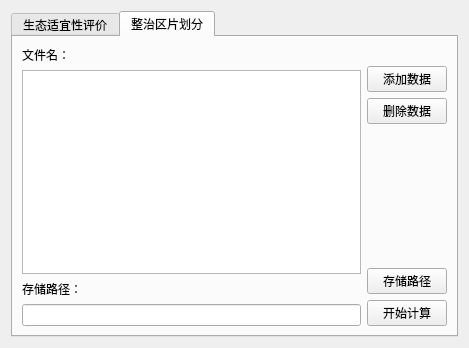
<?xml version="1.0" encoding="UTF-8"?>
<ui version="4.0">
 <class>QgsPlanning</class>
 <widget class="QWidget" name="QgsPlanning">
  <property name="geometry">
   <rect>
    <x>0</x>
    <y>0</y>
    <width>469</width>
    <height>348</height>
   </rect>
  </property>
  <property name="windowTitle">
   <string>Form</string>
  </property>
  <layout class="QGridLayout" name="gridLayout">
   <item row="0" column="0">
    <layout class="QHBoxLayout" name="horizontalLayout_2">
     <item>
      <widget class="QTabWidget" name="tabWidget">
       <property name="currentIndex">
        <number>1</number>
       </property>
       <widget class="QWidget" name="tab">
        <attribute name="title">
         <string>生态适宜性评价</string>
        </attribute>
        <layout class="QHBoxLayout" name="horizontalLayout">
         <item>
          <layout class="QHBoxLayout" name="horizontalLayout_5">
           <item>
            <layout class="QVBoxLayout" name="verticalLayout_8">
             <item>
              <widget class="QLabel" name="label_7">
               <property name="text">
                <string>文件名：</string>
               </property>
              </widget>
             </item>
             <item>
              <widget class="QListView" name="listView_4"/>
             </item>
             <item>
              <widget class="QLabel" name="label_8">
               <property name="text">
                <string>存储路径：</string>
               </property>
              </widget>
             </item>
             <item>
              <widget class="QLineEdit" name="lineEdit_4"/>
             </item>
            </layout>
           </item>
           <item>
            <layout class="QVBoxLayout" name="verticalLayout_9">
             <item>
              <widget class="QLabel" name="label_2">
               <property name="text">
                <string/>
               </property>
              </widget>
             </item>
             <item>
              <widget class="QPushButton" name="mAddDataBtn">
               <property name="text">
                <string>添加数据</string>
               </property>
              </widget>
             </item>
             <item>
              <widget class="QPushButton" name="DelDataBtn">
               <property name="text">
                <string>删除数据</string>
               </property>
              </widget>
             </item>
             <item>
              <widget class="QPushButton" name="mFactorBtn">
               <property name="text">
                <string>评价因子</string>
               </property>
              </widget>
             </item>
             <item>
              <widget class="QPushButton" name="mScoreBtn">
               <property name="text">
                <string>用地适宜性</string>
               </property>
              </widget>
             </item>
             <item>
              <spacer name="verticalSpacer_5">
               <property name="orientation">
                <enum>Qt::Vertical</enum>
               </property>
               <property name="sizeHint" stdset="0">
                <size>
                 <width>20</width>
                 <height>40</height>
                </size>
               </property>
              </spacer>
             </item>
             <item>
              <widget class="QPushButton" name="pushButton_23">
               <property name="text">
                <string>存储路径</string>
               </property>
              </widget>
             </item>
             <item>
              <widget class="QPushButton" name="pushButton_24">
               <property name="text">
                <string>开始计算</string>
               </property>
              </widget>
             </item>
            </layout>
           </item>
          </layout>
         </item>
        </layout>
       </widget>
       <widget class="QWidget" name="tab_2">
        <attribute name="title">
         <string>整治区片划分</string>
        </attribute>
        <layout class="QGridLayout" name="gridLayout_2">
         <item row="0" column="0">
          <layout class="QHBoxLayout" name="horizontalLayout_6">
           <item>
            <layout class="QVBoxLayout" name="verticalLayout_10">
             <item>
              <widget class="QLabel" name="label_9">
               <property name="text">
                <string>文件名：</string>
               </property>
              </widget>
             </item>
             <item>
              <widget class="QListView" name="listView_5"/>
             </item>
             <item>
              <widget class="QLabel" name="label_10">
               <property name="text">
                <string>存储路径：</string>
               </property>
              </widget>
             </item>
             <item>
              <widget class="QLineEdit" name="lineEdit_5"/>
             </item>
            </layout>
           </item>
           <item>
            <layout class="QVBoxLayout" name="verticalLayout_11">
             <item>
              <widget class="QLabel" name="label">
               <property name="text">
                <string/>
               </property>
              </widget>
             </item>
             <item>
              <widget class="QPushButton" name="pushButton_25">
               <property name="text">
                <string>添加数据</string>
               </property>
              </widget>
             </item>
             <item>
              <widget class="QPushButton" name="pushButton_26">
               <property name="text">
                <string>删除数据</string>
               </property>
              </widget>
             </item>
             <item>
              <spacer name="verticalSpacer_6">
               <property name="orientation">
                <enum>Qt::Vertical</enum>
               </property>
               <property name="sizeHint" stdset="0">
                <size>
                 <width>20</width>
                 <height>40</height>
                </size>
               </property>
              </spacer>
             </item>
             <item>
              <widget class="QPushButton" name="pushButton_29">
               <property name="text">
                <string>存储路径</string>
               </property>
              </widget>
             </item>
             <item>
              <widget class="QPushButton" name="pushButton_30">
               <property name="text">
                <string>开始计算</string>
               </property>
              </widget>
             </item>
            </layout>
           </item>
          </layout>
         </item>
        </layout>
       </widget>
      </widget>
     </item>
    </layout>
   </item>
  </layout>
 </widget>
 <resources/>
 <connections/>
</ui>
